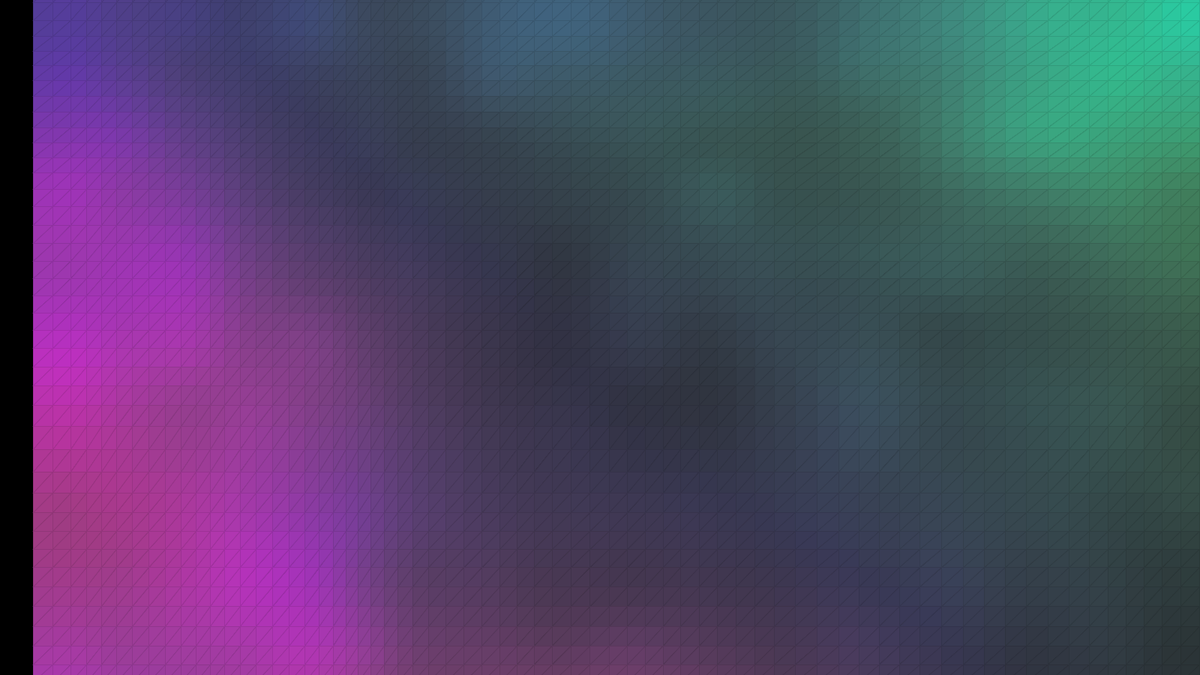
Frame 1 (no input)
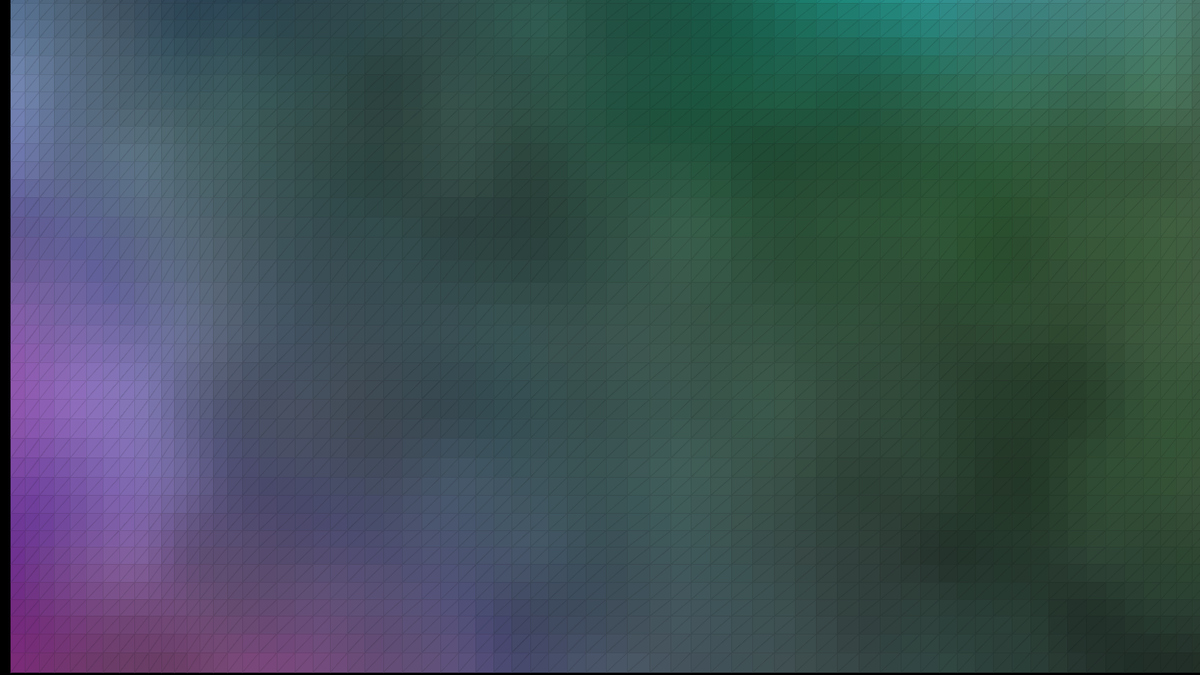
Frame 60 (the mouse pressed at the canvas centre just before this capture)
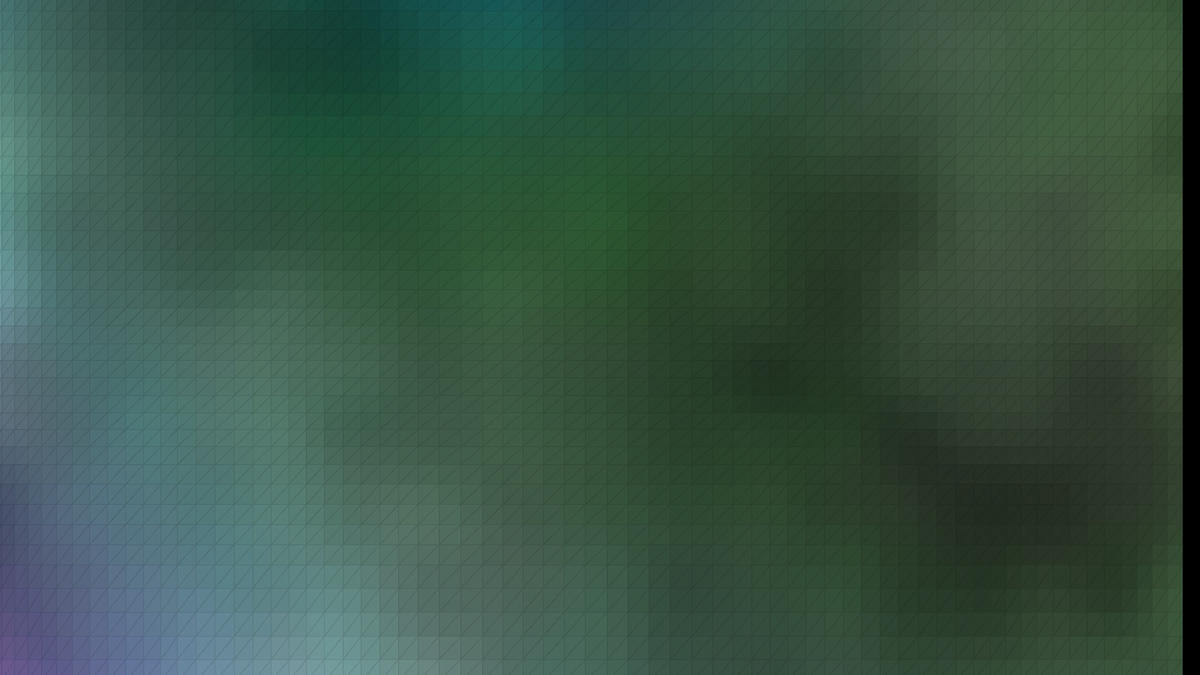
Frame 120 (the mouse held since frame 60 and released just before this capture)

The Processing sketch that drew these frames (run headless with seeded random() and noise(); from frame 60 on, the mouse is pressed at the canvas centre):

// Processing sketch: Triangle_Mesh
// ── Triangle_Mesh.pde
float[] x;
float[] y;

float x_off = 0;
float y_off = 0;
final float dx = .005;
final float dy = .005;

final float noise_precision = .00125;
final float max_off = 10;

void setup() {
  size(1600, 900);

  float w = 25;
  float h = 25;

  x = new float[(int) (width/w)+4];
  y = new float[(int) (height/h)+4];

  for (int i = 0; i < x.length; i++) {
    x[i] = -w+w*i;
  }
  for (int i = 0; i < y.length; i++) {
    y[i] = -h+h*i;
  }
}

void draw() {
  background(0);

  float[] x_n = x.clone();
  float[] y_n = y.clone();

  for (int i = 0; i < x_n.length; i++) {
    for (int j = 0; j < y_n.length; j++) {
      /*
      float w = 50;
       noStroke();
       fill(noise(x[i]*noise_precision+x_off, y[j]*noise_precision)*255);
       rect(i*w, j*w, w, w);*/
      x_n[i]+=noise(x[i]*noise_precision+x_off, y[j]*noise_precision)*max_off-max_off/2;
      y_n[j]+=noise(x[i]*noise_precision, y[j]*noise_precision+y_off)*max_off-max_off/2;
    }
  }

  noFill();
  noStroke();
  //fill(122);
  //stroke(122);

  for (int i = 0; i < x.length-1; i++) {
    for (int j = 0; j < y.length-1; j++) {
      float h = noise(x[i]*noise_precision/5+x_off/2, y[j]*noise_precision/2.5)*1.5-.2;
      float s = noise(x[i]*noise_precision+x_off*2, y[j]*noise_precision);
      float b = noise(x[i]*noise_precision+x_off, y[j]*noise_precision+y_off);
      int col = java.awt.Color.HSBtoRGB(h, s, b);
      fill(col);
      int col2 = java.awt.Color.HSBtoRGB(h, s, b*.9);
      stroke(col2);
      triangle(x_n[i], y_n[j], x_n[i+1], y_n[j], x_n[i], y_n[j+1]);
      triangle(x_n[i+1], y_n[j+1], x_n[i+1], y_n[j], x_n[i], y_n[j+1]);
    }
  }

  x_off+=dx;
  y_off+=dy;
}
